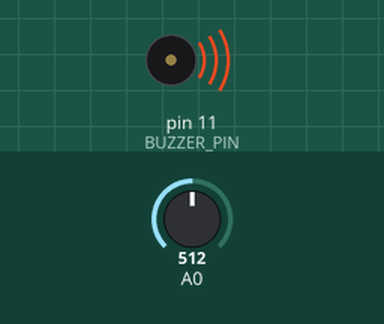
Recording of a sketch running on a simulated Arduino Uno, built with avr-gcc and run on an emulated ATmega328P. On the bench: buzzer (waves = sounding). The test bench sets the inputs (shaded band); at power-on: A0 = 512.

Above: at 0.1 s.
Timing chart, 0 to 1.6 s (numbered marks = the images above):
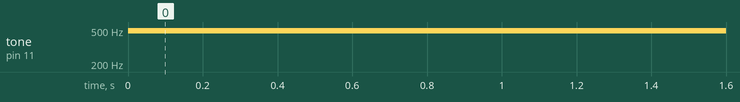

The sketch:

smart_dustbin_2.ino
```cpp
#define BUZZER_PIN 11
void setup() {
// put your setup code here, to run once:
pinMode(BUZZER_PIN, OUTPUT);
}
void loop() {
// put your main code here, to run repeatedly:
int sensorValue = analogRead(A0);
Serial.print(sensorValue);
if(sensorValue >200)
{
analogWrite(BUZZER_PIN, 50);
}
else
{
analogWrite(BUZZER_PIN, 0);
}
delay(1000);
}
```

Measured:
- by itself, tone on pin 11 (BUZZER_PIN): silent → 490 Hz at 0.00 s
